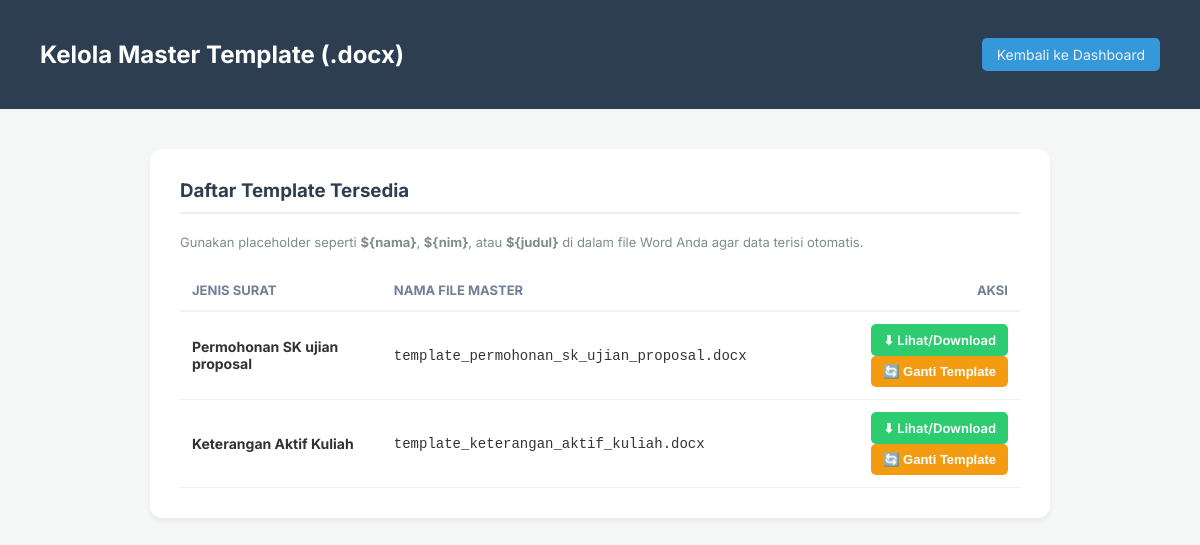
/admin_templates.php (signed in), run on the app's committed database.
### tables this page shows
CREATE TABLE IF NOT EXISTS master_surat_jenis (
    id INT AUTO_INCREMENT PRIMARY KEY,
    nama_surat VARCHAR(255) NOT NULL,
    prodi VARCHAR(100) DEFAULT 'Umum',
    format_nomor VARCHAR(255) NOT NULL,
    file_template VARCHAR(255) NOT NULL,
    variabel_tambahan TEXT,
    updated_by VARCHAR(100),
    updated_at TIMESTAMP DEFAULT CURRENT_TIMESTAMP ON UPDATE CURRENT_TIMESTAMP
);

### admin_templates.php (the view, shortened to what this page needs)
<?php
include 'koneksi.php';
$template_dir = 'templates/';
$managed_templates = [];
$db_templates = mysqli_query($koneksi, "SELECT nama_surat as jenis, file_template as file FROM master_surat_jenis");
while($row_t = mysqli_fetch_assoc($db_templates)) {
    $managed_templates[] = $row_t;
}
?>
<!DOCTYPE html>
<html lang="id">
<head>
</head>
<body>
    <div class="header">
        <h2>Kelola Master Template (.docx)</h2>
        <a href="dashboard_admin.php">Kembali ke Dashboard</a>
    </div>
    <div class="content">
        <div class="card">
            <h3>Daftar Template Tersedia</h3>
            <p style="font-size: 13px; color: #7f8c8d; margin-bottom: 20px;">
                Gunakan placeholder seperti <b>${nama}</b>, <b>${nim}</b>, atau <b>${judul}</b> di dalam file Word Anda agar data terisi otomatis.
            </p>
            <table>
                <thead>
                    <tr>
                        <th>Jenis Surat</th>
                        <th>Nama File Master</th>
                        <th style="text-align: right;">Aksi</th>
                    </tr>
                </thead>
                <tbody>
                    <?php foreach($managed_templates as $tmpl): ?>
                    <tr>
                        <td><b><?= $tmpl['jenis'] ?></b></td>
                        <td><code><?= $tmpl['file'] ?></code></td>
                        <td style="text-align: right;">
                            <a href="<?= $template_dir . $tmpl['file'] ?>" class="btn btn-download" download>⬇ Lihat/Download</a>
                            <button class="btn btn-upload" onclick="document.getElementById('form-<?= md5($tmpl['file']) ?>').style.display='block'">🔄 Ganti Template</button>
                        </td>
                    </tr>
                    <?php endforeach; ?>
                </tbody>
            </table>
        </div>
    </div>
</body>
</html>

### admin_templates.php (style rules this page uses)
body { font-family: 'Inter', sans-serif; background: #f4f7f6; margin: 0; color: #333; }
.header { background: #2c3e50; color: white; padding: 20px 40px; display: flex; justify-content: space-between; align-items: center; }
.header a { color: #ecf0f1; text-decoration: none; background: #3498db; padding: 8px 15px; border-radius: 5px; font-size: 14px; }
.content { padding: 40px; max-width: 900px; margin: auto; }
.card { background: white; padding: 30px; border-radius: 12px; box-shadow: 0 4px 6px rgba(0,0,0,0.05); }
h3 { color: #2c3e50; margin-top: 0; border-bottom: 2px solid #eee; padding-bottom: 10px; margin-bottom: 20px; }
table { width: 100%; border-collapse: collapse; }
th { text-align: left; padding: 12px; border-bottom: 2px solid #edf2f7; color: #718096; font-size: 13px; text-transform: uppercase; }
td { padding: 12px; border-bottom: 1px solid #edf2f7; font-size: 14px; }
.btn { padding: 8px 12px; border-radius: 5px; text-decoration: none; font-size: 13px; font-weight: 600; cursor: pointer; border: none; display: inline-block; }
.btn-download { background: #2ecc71; color: white; }
.btn-upload { background: #f39c12; color: white; }

### data on the page
master_surat_jenis: nama_surat "Permohonan SK ujian proposal", file_template "template_permohonan_sk_ujian_proposal.docx"
master_surat_jenis: nama_surat "Keterangan Aktif Kuliah", file_template "template_keterangan_aktif_kuliah.docx"
